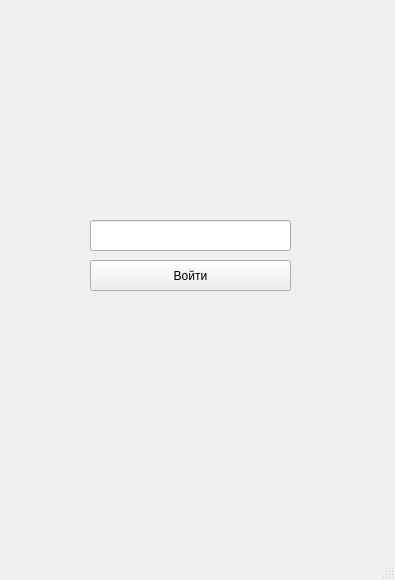
<?xml version="1.0" encoding="UTF-8"?>
<ui version="4.0">
 <class>MainWindow</class>
 <widget class="QMainWindow" name="MainWindow">
  <property name="geometry">
   <rect>
    <x>0</x>
    <y>0</y>
    <width>395</width>
    <height>580</height>
   </rect>
  </property>
  <property name="windowTitle">
   <string>MainWindow</string>
  </property>
  <widget class="QWidget" name="centralwidget">
   <widget class="QLineEdit" name="pincode">
    <property name="geometry">
     <rect>
      <x>90</x>
      <y>220</y>
      <width>201</width>
      <height>31</height>
     </rect>
    </property>
   </widget>
   <widget class="QPushButton" name="pushButton">
    <property name="geometry">
     <rect>
      <x>90</x>
      <y>260</y>
      <width>201</width>
      <height>31</height>
     </rect>
    </property>
    <property name="text">
     <string>Войти</string>
    </property>
   </widget>
  </widget>
  <widget class="QMenuBar" name="menubar">
   <property name="geometry">
    <rect>
     <x>0</x>
     <y>0</y>
     <width>395</width>
     <height>22</height>
    </rect>
   </property>
  </widget>
  <widget class="QStatusBar" name="statusbar"/>
 </widget>
 <resources/>
 <connections/>
</ui>
